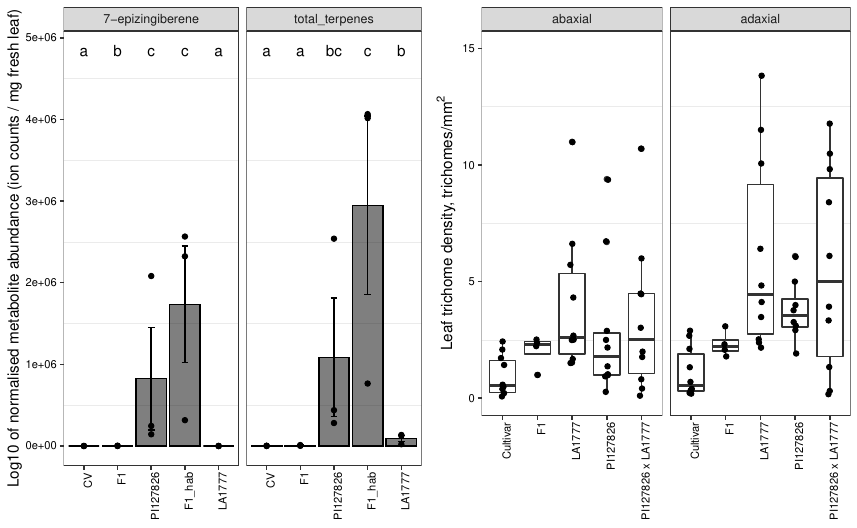

Write the R code that produced this figure.
###########
# The checkpoint library checkpoint allows you to install packages 
# as they existed on CRAN on a specific snapshot.
# It ensures script reproducibility
# More info: https://rdrr.io/cran/checkpoint/
###########

library("checkpoint")
checkpoint("2020-01-01") # all package versions are from that date

library(tidyverse)
library(Rmisc)
library(multcompView)
library(stats)
source("Figure_1/full_ptable.R")
library("gridExtra")

##############
# custom theme
##############
my.theme = 
  theme(text = element_text(),
        axis.text.x = element_text(size = 8, colour = "black", angle = 90, hjust = 1),
        axis.text.y = element_text(size = 8, colour = "black"),
        strip.background = element_blank(),
        panel.grid.major = element_blank(),
        panel.grid.minor = element_blank(),
        panel.border = element_rect(),
        panel.background = element_rect(fill = NA, color = "black"),
        strip.text.x = element_text(size=8, colour = "black")
  )+
  theme_bw()

#####################################################################################
# Figure 1A: 7-epizingiberene levels (norm. peak area) in F1s, parents, etc.
#####################################################################################
terpenes <- read.delim("Figure_1/20170425_leaf_washes.tsv", 
                       header = T, 
                       sep = "\t", 
                       dec = ".", 
                       check.names = F,
                       quote = "", # to avoid quotes around terpene names
                       stringsAsFactors = F)

# make a new column and calculate total terpene ion counts
terpenes$total_terpenes = rowSums(terpenes[,3:ncol(terpenes)]) 


# change to long ('tidy') format -> filter unwanted data (e.g. the LA1777-F1 measurements)
terpenes_long <- gather(data = terpenes, 
                        key = metabolite, 
                        value = abundance, 
                       -sample,
                       -genotype,
                       # metabolite converted to factor 
                       # (preserves original col order) 
                       factor_key=TRUE) %>% 
  mutate(genotype = factor(genotype, 
                           levels = c("CV", "F1", "PI127826",  "F1_hab", "LA1777"),
                           ordered = TRUE)) %>% 
  # keep only metabolites to be plotted
  filter(metabolite %in% c("total_terpenes", "7-epizingiberene")) 


##############################
# Figure 1A: metabolite levels
##############################
# summarise data for barplot
# summarySE: gives count, mean, standard deviation, 
# standard error of the mean, and confidence interval (default 95%). 
terpenes_mean_std = summarySE(terpenes_long, 
                              measurevar = "abundance", 
                              groupvars = c("genotype", "metabolite"))

#################
## Post-hoc tests
#################

# log transform the data (epizingiberene distribution not gaussian)
terpenes[terpenes == 0] <- 1 # to avoid Inf values 
terpenes_log10 = terpenes %>% 
  select(sample, genotype) %>% 
  cbind.data.frame(
    log10(terpenes[,3:ncol(terpenes)]))

# zingiberene
aov_genotype = aov(data = terpenes_log10,
                   formula = `7-epizingiberene` ~ genotype)
HSD_res <- TukeyHSD(aov_genotype, "genotype", ordered = TRUE)
groups <- as.data.frame(multcompLetters(HSD_res$genotype[,4])$Letters)
colnames(groups) = "7-epizingiberene"
groups$genotype = row.names(groups)
groups_zingi = pivot_longer(
  data = groups,
  cols = "7-epizingiberene", 
  names_to = "metabolite", 
  values_to = "group")


# total terpenes
aov_genotype_terpenes = aov(data = terpenes_log10,
                            formula = total_terpenes ~ genotype)
HSD_res2 <- TukeyHSD(aov_genotype_terpenes, "genotype", ordered = TRUE)
groups2 <- as.data.frame(multcompLetters(HSD_res2$genotype[,4])$Letters)
colnames(groups2) = "total_terpenes"
groups2$genotype = row.names(groups2)
groups_total = pivot_longer(
  data = groups2,
  cols = "total_terpenes", 
  names_to = "metabolite", 
  values_to = "group")

# collect letters in one unique dataframe
group_letters = rbind(groups_zingi,groups_total)

#######################
# Final plot: Figure 1A
#######################

# calculate maximum value + small margin to positionate the HSD letters
y_max_figure_1a <- max(terpenes_mean_std$abundance) + max(terpenes_mean_std$sd) 

p.figure1a =
  terpenes_mean_std %>% 
  ggplot(aes(x = genotype, y = abundance)) +
  geom_bar(stat = "identity", color = "black", fill = "black", alpha = 0.5) +
  geom_point(data = terpenes_long) +
  geom_errorbar(aes(x = genotype, 
                    ymin = abundance - se, 
                    ymax = abundance + se), 
                width = .2) +
  my.theme +
  facet_grid(~ metabolite) +
  ylab("Log10 of normalised metabolite abundance (ion counts / mg fresh leaf)")+
  xlab(NULL) +
#  coord_flip() + 
  geom_text(data = group_letters, 
            aes(x = genotype, y = y_max_figure_1a, label = group))

p.figure1a

###########
# Figure 1B
###########

#########################
# Import and shape data #
#########################

df = read.csv(file = "Figure_1/F1_trichome_density.csv", 
              header = T, 
              stringsAsFactors = T)

df$leafdisc = as.factor(df$leafdisc)

# Make data tidy
df_tidy = df %>% 
  gather(key = "type",
         value = "density_mm2",
         -genotype, - plant, -surface, -leafdisc, - date, -person)

#############
# Statistic #
#############

# function for easy comparisons of types / surface
test = function(x, y, z) {
  {x.sub = x %>% filter(type == y) %>% filter(surface == z)} #subsets the dataset
  {will = pairwise.wilcox.test(x.sub$density_mm2, x.sub$genotype, p.adjust.method = "none")} #wilcox test
  {letters_sig = multcompLetters(fullPTable(will$p.value), #compare the groups
                                 compare = "<",
                                 threshold = 0.05)}
  results = list(will, letters_sig)
  
  return(results)
  
}

# Calculate the statistics in a list called 'stats'
stats = list(
  type_VI_abaxial = test(df_parsed, "type_VI", "abaxial"),
  type_VI_adaxial = test(df_parsed, "type_VI", "adaxial"),
  
  type_I_IV_abaxial = test(df_parsed, "type_I_IV", "abaxial"),
  type_I_IV_adaxial = test(df_parsed, "type_I_IV", "adaxial"),
  
  type_non_glandular_abaxial = test(df_parsed, "non_glandular", "abaxial"),
  type_non_glandular_adaxial = test(df_parsed, "non_glandular", "adaxial")
)

# extract letters
groups_ab = as.data.frame(stats$type_VI_abaxial[[2]]$Letters)
colnames(groups_ab) = "abaxial"
groups_ab$genotype = row.names(groups_ab)

groups_ad = as.data.frame(stats$type_VI_adaxial[[2]]$Letters)
colnames(groups_ad) = "adaxial"
groups_ad$genotype = row.names(groups_ad)

groups_ad = pivot_longer(
  data = groups_ad,
  cols = "adaxial", 
  names_to = "surface", 
  values_to = "group")

groups_ab = pivot_longer(
  data = groups_ab,
  cols = "abaxial", 
  names_to = "surface", 
  values_to = "group")

groups_side = rbind(groups_ad, groups_ab)

###########
# Figure 1B
###########

# calculate maximum value + small margin to positionate the HSD letters
y_max_figure_1b = 
  df_tidy %>% 
  filter(type == "type_VI") %>% 
  select(density_mm2) %>% 
  max() 
y_max_figure_1b = y_max_figure_1b + 0.1 * y_max_figure_1b # 10% margin

p.figure1b = 
  df_tidy  %>% 
  filter(type == "type_VI") %>%
  ggplot(., aes(x = genotype,
                y = density_mm2)) +
  geom_boxplot() +
  geom_jitter(stat = "identity", width = 0.05) +
  facet_grid(~ surface, scales = "fixed") +
  my.theme +
  xlab(NULL) + 
  ylab(expression("Leaf trichome density, trichomes/mm"^2)) +
  scale_y_continuous(limits = c(0,15)) + 
  geom_text(data = groups_side, 
            aes(x = genotype, y = y_max_figure_1b, label = group))

p.figure1b

###############
# Save plots #
###############
ggsave(file = "Figure_1/figure1A.pdf", plot = p.figure1a)
ggsave(file = "Figure_1/figure1B.pdf", plot = p.figure1b)

grid.arrange(p.figure1a, p.figure1b, nrow = 1) # to visualise

g <- arrangeGrob(p.figure1a, p.figure1b, nrow = 1) # to save
ggsave(filename = "Figure_1/figure1.pdf", g)
ggsave(filename = "Figure_1/figure1.png", g)

